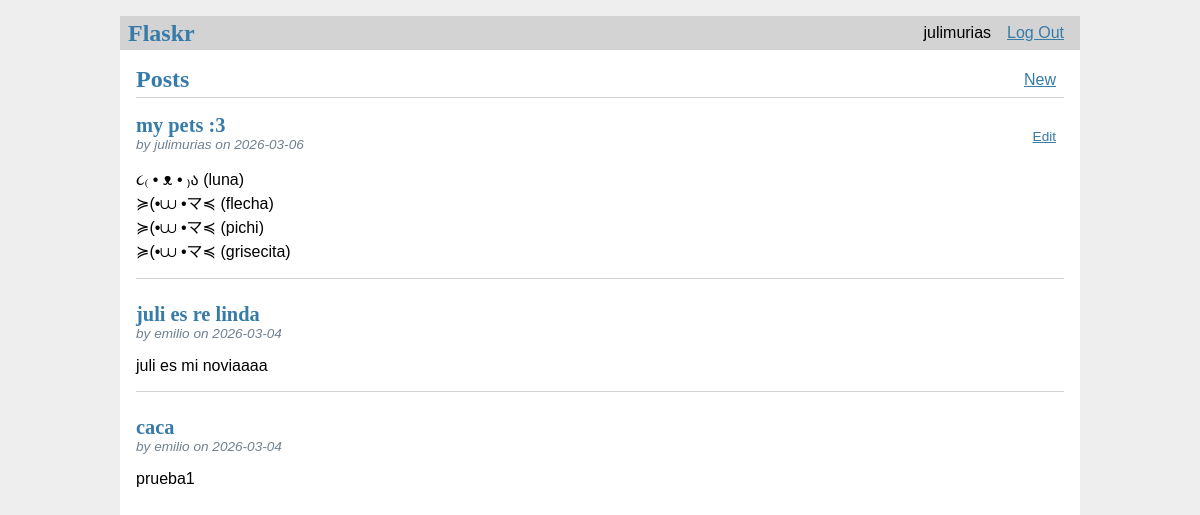
Screenshot of / (signed in) with the database file from the repository.
### tables this page shows
CREATE TABLE user (
    id INTEGER PRIMARY KEY AUTOINCREMENT,
    username TEXT UNIQUE NOT NULL,
    password TEXT NOT NULL
);

CREATE TABLE post (
    id INTEGER PRIMARY KEY AUTOINCREMENT,
    author_id INTEGER NOT NULL,
    created TIMESTAMP NOT NULL DEFAULT CURRENT_TIMESTAMP,
    title TEXT NOT NULL,
    body TEXT NOR NULL,
    FOREIGN KEY (author_id) REFERENCES user (id)
);

### flaskr/blog.py (the view)
@bp.route('/') # Since there's no methods=, flask defaults to methods = ['GET'].
def index():
    db = get_db()
    posts = db.execute (
        'SELECT p.id, title, body, created, author_id, username '
        'FROM post p JOIN user u ON p.author_id = u.id '
        'ORDER BY created DESC'
    ).fetchall()
    return render_template('blog/index.html', posts=posts) # posts=posts. Left side -> var name in the template, right side -> python var. It means that inside index.html, there will be a ver called posts

### flaskr/auth.py (called while the page is built)
@bp.before_app_request
def load_logged_in_user(): # Checks if a user is stored in the session and gets that user's data from the db, storing it on g.user, which lasts for the length of the request.
    user_id = session.get('user_id')
    if user_id is None: # If there is no user id, or if the id doesn't exist, g.user will be None.
        g.user = None
    else:
        g.user = get_db().execute(
            'SELECT * FROM user WHERE id = ?', (user_id,)
        ).fetchone()

### flaskr/db.py (called while the page is built)
def get_db():
    if 'db' not in g: # Checks whether a db connection is already stored in g.
        g.db = sqlite3.connect( # Establishes a connection to the file pointed by the DATABASE configuration key. This file doesn't exist yer, and won't until you initialize the db later.
            current_app.config['DATABASE'], # Gets the path to the database file from Flask config.
            detect_types=sqlite3.PARSE_DECLTYPES # Automatically convert database types (like timestamps) into proper Python types (like datetime objects).Without this, everything would come back as strings.
        )
        g.db.row_factory = sqlite3.Row # tells the connection to return rows that behave like dicts. This allows accessing the columns by name.
    return g.db # Returns the database connection (either newly created or already existing).

### flaskr/templates/blog/index.html
{% extends 'base.html' %}
{% block header %}
  <h1>{% block title %} Posts{% endblock %}</h1>
  {% if g.user %}
    <a class="action" href="{{ url_for('blog.create') }}">New</a>
  {% endif %}
{% endblock %}
{% block content %}
  {% for post in posts %}
    <article class="post">
        <header>
            <div>
                <h1>{{ post['title'] }}</h1>
                <div class="about">by {{ post['username'] }} on {{ post['created'].strftime('%Y-%m-%d') }}</div>
            </div>
            {% if g.user and g.user['id'] == post['author_id'] %}
              <a class="action" href="{{ url_for('blog.update', id=post['id']) }}">Edit</a>
            {% endif %}
        </header>
        <p class="body">{{ post['body'] }}</p>
    </article>
    {% if not loop.last %}
      <hr>
    {% endif %}
  {% endfor %}
{% endblock %}

### flaskr/templates/base.html (shortened to what this page needs)
<!doctype html>
<link rel="stylesheet" href="{{ url_for('static', filename='style.css') }}">
<nav>
    <h1>Flaskr</h1>
    <ul>
        {% if g.user %}
            <li>
                <span>{{ g.user['username'] }}</span>
            </li>
            <li>
                <a href="{{ url_for('auth.logout') }}">Log Out</a>
            </li>
        {% endif %}
    </ul>
</nav>
<section class="content">
    <header>
        {% block header %}{% endblock %}
    </header>
    {% block content %}{% endblock %}
</section>

### flaskr/static/style.css (style rules this page uses)
h1, h2, h3, h4, h5, h6 { font-family: serif; color: #377ba8; margin: 1rem 0; }
a { color: #377ba8; }
hr { border: none; border-top: 1px solid lightgray; }
nav { background: lightgray; display: flex; align-items: center; padding: 0 0.5rem; }
nav h1 { flex: auto; margin: 0; }
nav ul { display: flex; list-style: none; margin: 0; padding: 0; }
nav ul li a, nav ul li span, header .action { display: block; padding: 0.5rem; }
.content { padding: 0 1rem 1rem; }
.content > header { border-bottom: 1px solid lightgray; display: flex; align-items: flex-end; }
.content > header h1 { flex: auto; margin: 1rem 0 0.25rem 0; }
.post > header { display: flex; align-items: flex-end; font-size: 0.85em; }
.post > header > div:first-of-type { flex: auto; }
.post > header h1 { font-size: 1.5em; margin-bottom: 0; }
.post .about { color: slategray; font-style: italic; }
.post .body { white-space: pre-line; }
.content:last-child { margin-bottom: 0; }

### rows the page displays
user: user.username "julimurias"
post: title "my pets :3", username "julimurias", created "2026-03-06", body "૮₍ • ᴥ • ₎ა (luna) ≽(•⩊ •マ≼ (flecha) ≽(•⩊ •マ≼ (pichi) ≽(•⩊ •マ≼ (grisecita)"
post: title "juli es re linda", username "emilio", created "2026-03-04", body "juli es mi noviaaaa"
post: title "caca", username "emilio", created "2026-03-04", body "prueba1"
